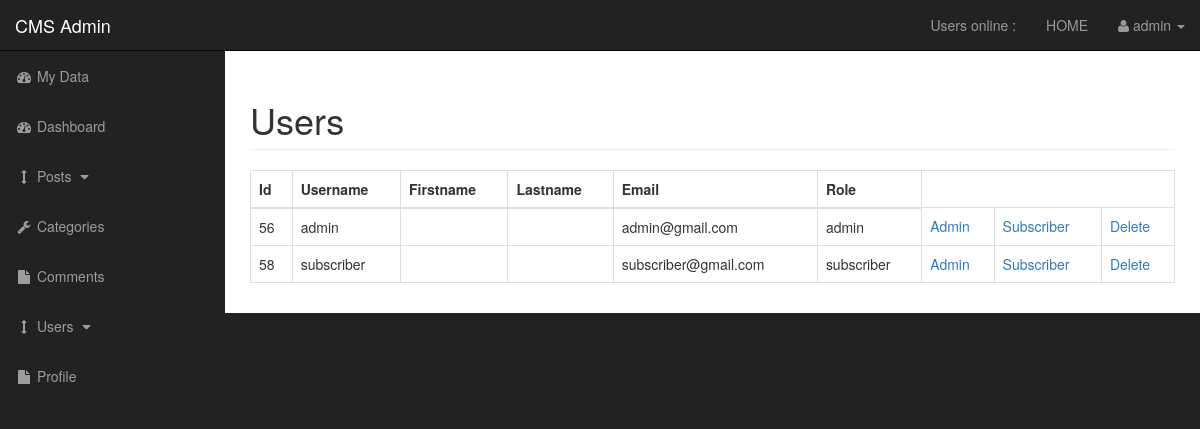
The page /admin/users.php (signed in) on the database its author committed.
### tables this page shows
CREATE TABLE `users` (
  `user_id` int(11) NOT NULL,
  `user_username` varchar(50) NOT NULL,
  `user_password` varchar(255) NOT NULL,
  `user_first_name` varchar(50) NOT NULL,
  `user_last_name` varchar(50) NOT NULL,
  `user_email` varchar(50) NOT NULL,
  `user_image` text NOT NULL,
  `user_role` varchar(50) NOT NULL,
  `randSalt` varchar(255) NOT NULL DEFAULT '$2a$10$iusesomecrazystrings22',
  `token` text NOT NULL
);

### admin/includes/view_all_users.php (the view, shortened to what this page needs)
<table class="table table-bordered table-hover">
    <thead>
        <tr>
            <th>Id</th>
            <th>Username</th>
            <th>Firstname</th>
            <th>Lastname</th>
            <th>Email</th>
            <th>Role</th>
        </tr>
    </thead>
    <tbody>
        <?php
        $query = "SELECT * FROM users";
        $select_users = mysqli_query($connection, $query);
        while ($row = mysqli_fetch_assoc($select_users)) {
            $user_id = $row["user_id"];
            $user_username = $row["user_username"];
            $user_first_name = $row["user_first_name"];
            $user_last_name = $row["user_last_name"];
            $user_email = $row["user_email"];
            $user_role = $row["user_role"];
            echo "<tr>";
            echo "<td>{$user_id}</td>";
            echo "<td>{$user_username}</td>";
            echo "<td>{$user_first_name}</td>";
            echo "<td>{$user_last_name}</td>";
            echo "<td>{$user_email}</td>";
            echo "<td>{$user_role}</td>";
            echo "<td><a href='users.php?change_to_admin=$user_id'>Admin</a></td>";
            echo "<td><a href='users.php?change_to_sub=$user_id'>Subscriber</a></td>";
            echo "<td><a onClick=\"javascript: return confirm('Are you sure you want to Delete'); \" href='users.php?delete=$user_id'>Delete</a></td>";
            echo "</tr>";
        }
        ?>
    </tbody>
</table>

### admin/css/sb-admin.css (style rules this page uses)
body { margin-top: 100px; background-color: #222; }
@media (min-width:768px) { body { margin-top: 50px; } }

### rows shown on the page
users: user_id "56", user_username "admin", user_email "admin@gmail.com", user_role "admin"
users: user_id "58", user_username "subscriber", user_email "subscriber@gmail.com", user_role "subscriber"

### other values the page prints
$_SESSION['username'] "admin"
